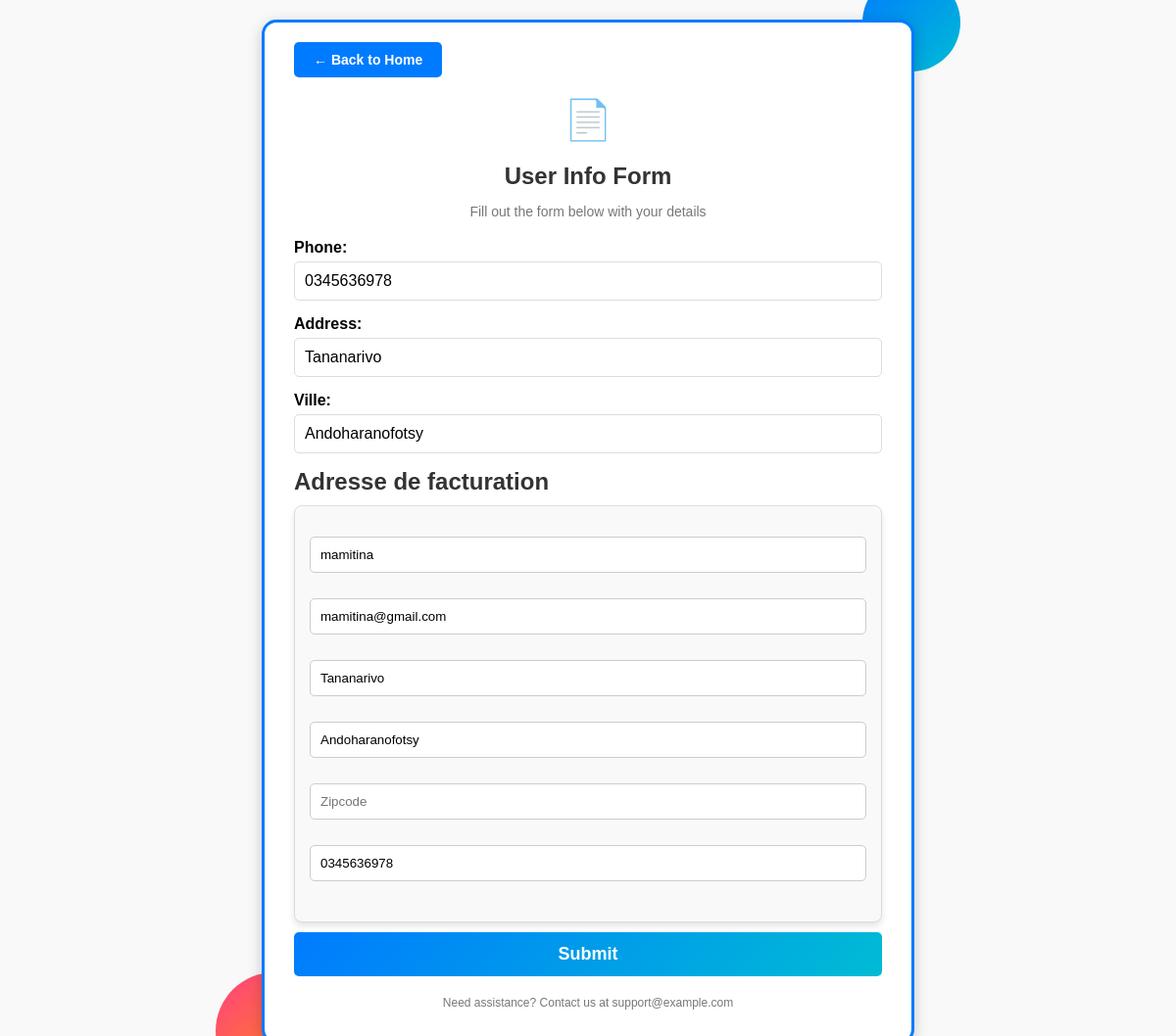
/update_info (signed in), run on the app's committed database.
### store/models.py (models this page shows, shortened)
class Profile(models.Model):
	user=models.OneToOneField(User,on_delete=models.CASCADE)
	date_modified=models.DateTimeField(User,auto_now=True)
	phone=models.CharField(max_length=10,blank=True)
	address=models.CharField(max_length=250,blank=True)
	ville=models.CharField(max_length=250,blank=True)
	old_cart=models.CharField(max_length=250,blank=True,null=True)

### payment/models.py (models this page shows, shortened)
class ShippingAdress(models.Model): #addresse de livraison
	user=models.ForeignKey(User,on_delete=models.CASCADE,null=True,blank=True)
	shipping_full_name=models.CharField(max_length=255)
	shipping_email=models.EmailField(max_length=255)
	shipping_addresse=models.CharField(max_length=255,null=True,blank=True)
	shipping_city=models.CharField(max_length=255)
	shipping_zipcode=models.CharField(max_length=255,null=True,blank=True)
	shipping_numberphone=models.CharField(max_length=10,null=True, blank=True)
	class Meta:
		verbose_name_plural = "Adresse Livraison"

### store/views.py (the view, shortened to what this page needs)
# urls.py: path('update_info',views.update_info,name='update_info'),
def update_info(request):
    if not request.user.is_authenticated:
        messages.error(request, "Erreur : Vous devez être connecté pour accéder à cette page.")
        return redirect('home')
    current_user = get_object_or_404(Profile, user__id=request.user.id)
    shipping_user, created = ShippingAdress.objects.get_or_create(user=request.user)
    form = UserInfoForm(request.POST or None, instance=current_user)
    shipping_form = ShippingForm(request.POST or None, instance=shipping_user)
    return render(request,'update_user_info.html',{"form": form, "shipping_form": shipping_form})

### store/forms.py
class UserInfoForm(forms.ModelForm):
    phone = forms.CharField(
        max_length=10,
        widget=forms.TextInput(attrs={
            'class': 'form-control',
            'placeholder': 'Enter your phone number'
        })
    )
    address = forms.CharField(
        max_length=255,
        required=False,
        widget=forms.TextInput(attrs={
            'class': 'form-control',
            'placeholder': 'Enter your address'
        })
    )
    ville = forms.CharField(
        max_length=200,
        required=False,
        widget=forms.TextInput(attrs={
            'class': 'form-control',
            'placeholder': 'Enter your city'
        })
    )
    class Meta:
        model = Profile
        fields = ('phone', 'address', 'ville')

### cart/context_processors.py (called while the page is built)
def cart(request):
	return {'cart':Cart(request)}

### store/templates/update_user_info.html (shortened to what this page needs)
<!DOCTYPE html>
<html lang="en">
<head>
</head>
<body>
    <div class="container">
        <a href="/" class="back-button">← Back to Home</a>
        <div class="form-header">
            <div class="icon">📄</div>
            <h2>User Info Form</h2>
            <p>Fill out the form below with your details</p>
        </div>
        <form method="post" novalidate>
            {% for field in form %}
                <div class="form-group">
                    {{ field.label_tag }}
                    {{ field }}
                </div>
            {% endfor %}
            <strong class="billing-title">Adresse de facturation</strong>
            <div class="billing-container">
                {{ shipping_form.as_p }}
            </div>
            <button type="submit">Submit</button>
        </form>
        <div class="form-footer">
            <p>Need assistance? Contact us at support@example.com</p>
        </div>
    </div>
</body>
</html>

### store/templates/update_user_info.html (style rules this page uses)
body { margin: 0; font-family: Arial, sans-serif; background-color: #f9f9f9; min-height: 100vh; overflow-y: auto; display: flex; justify-content: center; align-items: center; padding: 20px; }
.container { max-width: 600px; width: 100%; background-color: #fff; border-radius: 15px; border: 3px solid #007bff; box-shadow: 0 4px 15px rgba(0, 0, 0, 0.2); padding: 20px 30px; position: relative; }
.container::before { content: ""; position: absolute; top: -50px; right: -50px; width: 100px; height: 100px; background: linear-gradient(135deg, #007bff, #00bcd4); border-radius: 50%; z-index: -1; }
.container::after { content: ""; position: absolute; bottom: -50px; left: -50px; width: 120px; height: 120px; background: linear-gradient(135deg, #ff4081, #ff9800); border-radius: 50%; z-index: -1; }
.back-button { display: inline-block; margin-bottom: 20px; padding: 10px 20px; font-size: 14px; color: #fff; background-color: #007bff; border: none; border-radius: 5px; text-decoration: none; font-weight: bold; transition: background-color 0.3s ease; cursor: pointer; }
.form-header { text-align: center; margin-bottom: 20px; }
.form-header h2 { font-size: 24px; color: #333; margin-bottom: 5px; }
.form-header p { font-size: 14px; color: #777; }
.form-header .icon { font-size: 40px; color: #007bff; margin-bottom: 10px; }
.form-group { margin-bottom: 15px; }
.form-group label { display: block; font-weight: bold; margin-bottom: 5px; }
.form-control { width: 100%; padding: 10px; border: 1px solid #ddd; border-radius: 5px; font-size: 16px; box-sizing: border-box; transition: border-color 0.3s ease; }
.billing-title { font-size: 1.5em; color: #333; font-weight: bold; margin-bottom: 10px; display: block; }
.billing-container { background-color: #f9f9f9; border: 1px solid #ddd; padding: 15px; border-radius: 8px; max-width: 600px; margin: 10px 0; box-shadow: 0 4px 6px rgba(0, 0, 0, 0.1); }
.billing-container input, .billing-container select, .billing-container textarea { width: 100%; padding: 10px; margin-bottom: 10px; border: 1px solid #ccc; border-radius: 5px; box-sizing: border-box; }
button { display: block; width: 100%; padding: 12px; background: linear-gradient(135deg, #007bff, #00bcd4); color: #fff; border: none; border-radius: 5px; font-size: 18px; font-weight: bold; cursor: pointer; transition: background 0.3s ease; }
.form-footer { text-align: center; margin-top: 20px; font-size: 12px; color: #777; }

### data on the page
Profile: form "0345636978" "Tananarivo" "Andoharanofotsy"
ShippingAdress: shipping_full_name "mamitina", shipping_email "mamitina@gmail.com", shipping_addresse "Tananarivo", shipping_city "Andoharanofotsy", shipping_numberphone "0345636978"

### other printed values
{{ field.label_tag }} "Phone:" "Address:" "Ville:"
